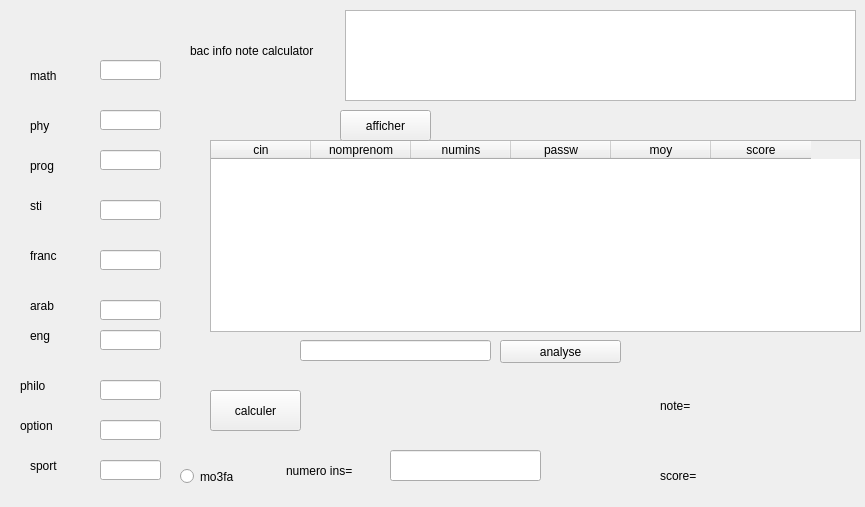
<?xml version="1.0" encoding="UTF-8"?>
<ui version="4.0">
 <class>Form</class>
 <widget class="QWidget" name="Form">
  <property name="geometry">
   <rect>
    <x>0</x>
    <y>0</y>
    <width>865</width>
    <height>507</height>
   </rect>
  </property>
  <property name="windowTitle">
   <string>Form</string>
  </property>
  <widget class="QLabel" name="label_2">
   <property name="geometry">
    <rect>
     <x>30</x>
     <y>50</y>
     <width>71</width>
     <height>51</height>
    </rect>
   </property>
   <property name="text">
    <string>math</string>
   </property>
  </widget>
  <widget class="QLabel" name="label_3">
   <property name="geometry">
    <rect>
     <x>30</x>
     <y>100</y>
     <width>71</width>
     <height>51</height>
    </rect>
   </property>
   <property name="text">
    <string>phy</string>
   </property>
  </widget>
  <widget class="QLabel" name="label_4">
   <property name="geometry">
    <rect>
     <x>30</x>
     <y>140</y>
     <width>71</width>
     <height>51</height>
    </rect>
   </property>
   <property name="text">
    <string>prog</string>
   </property>
  </widget>
  <widget class="QLabel" name="label_5">
   <property name="geometry">
    <rect>
     <x>30</x>
     <y>180</y>
     <width>71</width>
     <height>51</height>
    </rect>
   </property>
   <property name="text">
    <string>sti</string>
   </property>
  </widget>
  <widget class="QLabel" name="label_6">
   <property name="geometry">
    <rect>
     <x>30</x>
     <y>230</y>
     <width>71</width>
     <height>51</height>
    </rect>
   </property>
   <property name="text">
    <string>franc</string>
   </property>
  </widget>
  <widget class="QLabel" name="label_7">
   <property name="geometry">
    <rect>
     <x>30</x>
     <y>280</y>
     <width>71</width>
     <height>51</height>
    </rect>
   </property>
   <property name="text">
    <string>arab</string>
   </property>
  </widget>
  <widget class="QLabel" name="label_8">
   <property name="geometry">
    <rect>
     <x>20</x>
     <y>360</y>
     <width>71</width>
     <height>51</height>
    </rect>
   </property>
   <property name="text">
    <string>philo</string>
   </property>
  </widget>
  <widget class="QLabel" name="label_9">
   <property name="geometry">
    <rect>
     <x>20</x>
     <y>400</y>
     <width>71</width>
     <height>51</height>
    </rect>
   </property>
   <property name="text">
    <string>option</string>
   </property>
  </widget>
  <widget class="QLabel" name="label_10">
   <property name="geometry">
    <rect>
     <x>30</x>
     <y>440</y>
     <width>71</width>
     <height>51</height>
    </rect>
   </property>
   <property name="text">
    <string>sport</string>
   </property>
  </widget>
  <widget class="QLineEdit" name="math">
   <property name="geometry">
    <rect>
     <x>100</x>
     <y>60</y>
     <width>61</width>
     <height>20</height>
    </rect>
   </property>
  </widget>
  <widget class="QLineEdit" name="phy">
   <property name="geometry">
    <rect>
     <x>100</x>
     <y>110</y>
     <width>61</width>
     <height>20</height>
    </rect>
   </property>
  </widget>
  <widget class="QLineEdit" name="prog">
   <property name="geometry">
    <rect>
     <x>100</x>
     <y>150</y>
     <width>61</width>
     <height>20</height>
    </rect>
   </property>
  </widget>
  <widget class="QLineEdit" name="sti">
   <property name="geometry">
    <rect>
     <x>100</x>
     <y>200</y>
     <width>61</width>
     <height>20</height>
    </rect>
   </property>
  </widget>
  <widget class="QLineEdit" name="franc">
   <property name="geometry">
    <rect>
     <x>100</x>
     <y>250</y>
     <width>61</width>
     <height>20</height>
    </rect>
   </property>
  </widget>
  <widget class="QLineEdit" name="arab">
   <property name="geometry">
    <rect>
     <x>100</x>
     <y>300</y>
     <width>61</width>
     <height>20</height>
    </rect>
   </property>
  </widget>
  <widget class="QLineEdit" name="philo">
   <property name="geometry">
    <rect>
     <x>100</x>
     <y>380</y>
     <width>61</width>
     <height>20</height>
    </rect>
   </property>
  </widget>
  <widget class="QLineEdit" name="option">
   <property name="geometry">
    <rect>
     <x>100</x>
     <y>420</y>
     <width>61</width>
     <height>20</height>
    </rect>
   </property>
  </widget>
  <widget class="QLineEdit" name="sport">
   <property name="geometry">
    <rect>
     <x>100</x>
     <y>460</y>
     <width>61</width>
     <height>20</height>
    </rect>
   </property>
  </widget>
  <widget class="QListWidget" name="list">
   <property name="geometry">
    <rect>
     <x>345</x>
     <y>10</y>
     <width>511</width>
     <height>91</height>
    </rect>
   </property>
  </widget>
  <widget class="QLabel" name="label">
   <property name="geometry">
    <rect>
     <x>190</x>
     <y>20</y>
     <width>131</width>
     <height>61</height>
    </rect>
   </property>
   <property name="text">
    <string>bac info note calculator</string>
   </property>
  </widget>
  <widget class="QLabel" name="label_11">
   <property name="geometry">
    <rect>
     <x>660</x>
     <y>460</y>
     <width>61</width>
     <height>31</height>
    </rect>
   </property>
   <property name="text">
    <string>score=</string>
   </property>
  </widget>
  <widget class="QLabel" name="resscore">
   <property name="geometry">
    <rect>
     <x>716</x>
     <y>450</y>
     <width>141</width>
     <height>51</height>
    </rect>
   </property>
   <property name="text">
    <string/>
   </property>
  </widget>
  <widget class="QLabel" name="resnote">
   <property name="geometry">
    <rect>
     <x>700</x>
     <y>380</y>
     <width>141</width>
     <height>51</height>
    </rect>
   </property>
   <property name="text">
    <string/>
   </property>
  </widget>
  <widget class="QLabel" name="label_12">
   <property name="geometry">
    <rect>
     <x>660</x>
     <y>390</y>
     <width>61</width>
     <height>31</height>
    </rect>
   </property>
   <property name="text">
    <string>note=</string>
   </property>
  </widget>
  <widget class="QLabel" name="resnote_2">
   <property name="geometry">
    <rect>
     <x>710</x>
     <y>300</y>
     <width>141</width>
     <height>51</height>
    </rect>
   </property>
   <property name="text">
    <string/>
   </property>
  </widget>
  <widget class="QTableWidget" name="tab">
   <property name="geometry">
    <rect>
     <x>210</x>
     <y>140</y>
     <width>651</width>
     <height>192</height>
    </rect>
   </property>
   <column>
    <property name="text">
     <string>cin</string>
    </property>
   </column>
   <column>
    <property name="text">
     <string>nomprenom</string>
    </property>
   </column>
   <column>
    <property name="text">
     <string>numins</string>
    </property>
   </column>
   <column>
    <property name="text">
     <string>passw</string>
    </property>
   </column>
   <column>
    <property name="text">
     <string>moy</string>
    </property>
   </column>
   <column>
    <property name="text">
     <string>score</string>
    </property>
   </column>
  </widget>
  <widget class="QPushButton" name="cal">
   <property name="geometry">
    <rect>
     <x>210</x>
     <y>390</y>
     <width>91</width>
     <height>41</height>
    </rect>
   </property>
   <property name="text">
    <string>calculer</string>
   </property>
  </widget>
  <widget class="QPushButton" name="aff">
   <property name="geometry">
    <rect>
     <x>340</x>
     <y>110</y>
     <width>91</width>
     <height>31</height>
    </rect>
   </property>
   <property name="text">
    <string>afficher</string>
   </property>
  </widget>
  <widget class="QRadioButton" name="check">
   <property name="geometry">
    <rect>
     <x>180</x>
     <y>466</y>
     <width>82</width>
     <height>21</height>
    </rect>
   </property>
   <property name="text">
    <string>mo3fa</string>
   </property>
  </widget>
  <widget class="QLabel" name="label_13">
   <property name="geometry">
    <rect>
     <x>30</x>
     <y>310</y>
     <width>71</width>
     <height>51</height>
    </rect>
   </property>
   <property name="text">
    <string>eng</string>
   </property>
  </widget>
  <widget class="QLineEdit" name="eng">
   <property name="geometry">
    <rect>
     <x>100</x>
     <y>330</y>
     <width>61</width>
     <height>20</height>
    </rect>
   </property>
  </widget>
  <widget class="QLabel" name="label_14">
   <property name="geometry">
    <rect>
     <x>286</x>
     <y>450</y>
     <width>101</width>
     <height>41</height>
    </rect>
   </property>
   <property name="text">
    <string>numero ins=</string>
   </property>
  </widget>
  <widget class="QLineEdit" name="numins">
   <property name="geometry">
    <rect>
     <x>390</x>
     <y>450</y>
     <width>151</width>
     <height>31</height>
    </rect>
   </property>
  </widget>
  <widget class="QLineEdit" name="numins2">
   <property name="geometry">
    <rect>
     <x>300</x>
     <y>340</y>
     <width>191</width>
     <height>21</height>
    </rect>
   </property>
  </widget>
  <widget class="QPushButton" name="ana">
   <property name="geometry">
    <rect>
     <x>500</x>
     <y>340</y>
     <width>121</width>
     <height>23</height>
    </rect>
   </property>
   <property name="text">
    <string>analyse</string>
   </property>
  </widget>
 </widget>
 <resources/>
 <connections/>
</ui>
